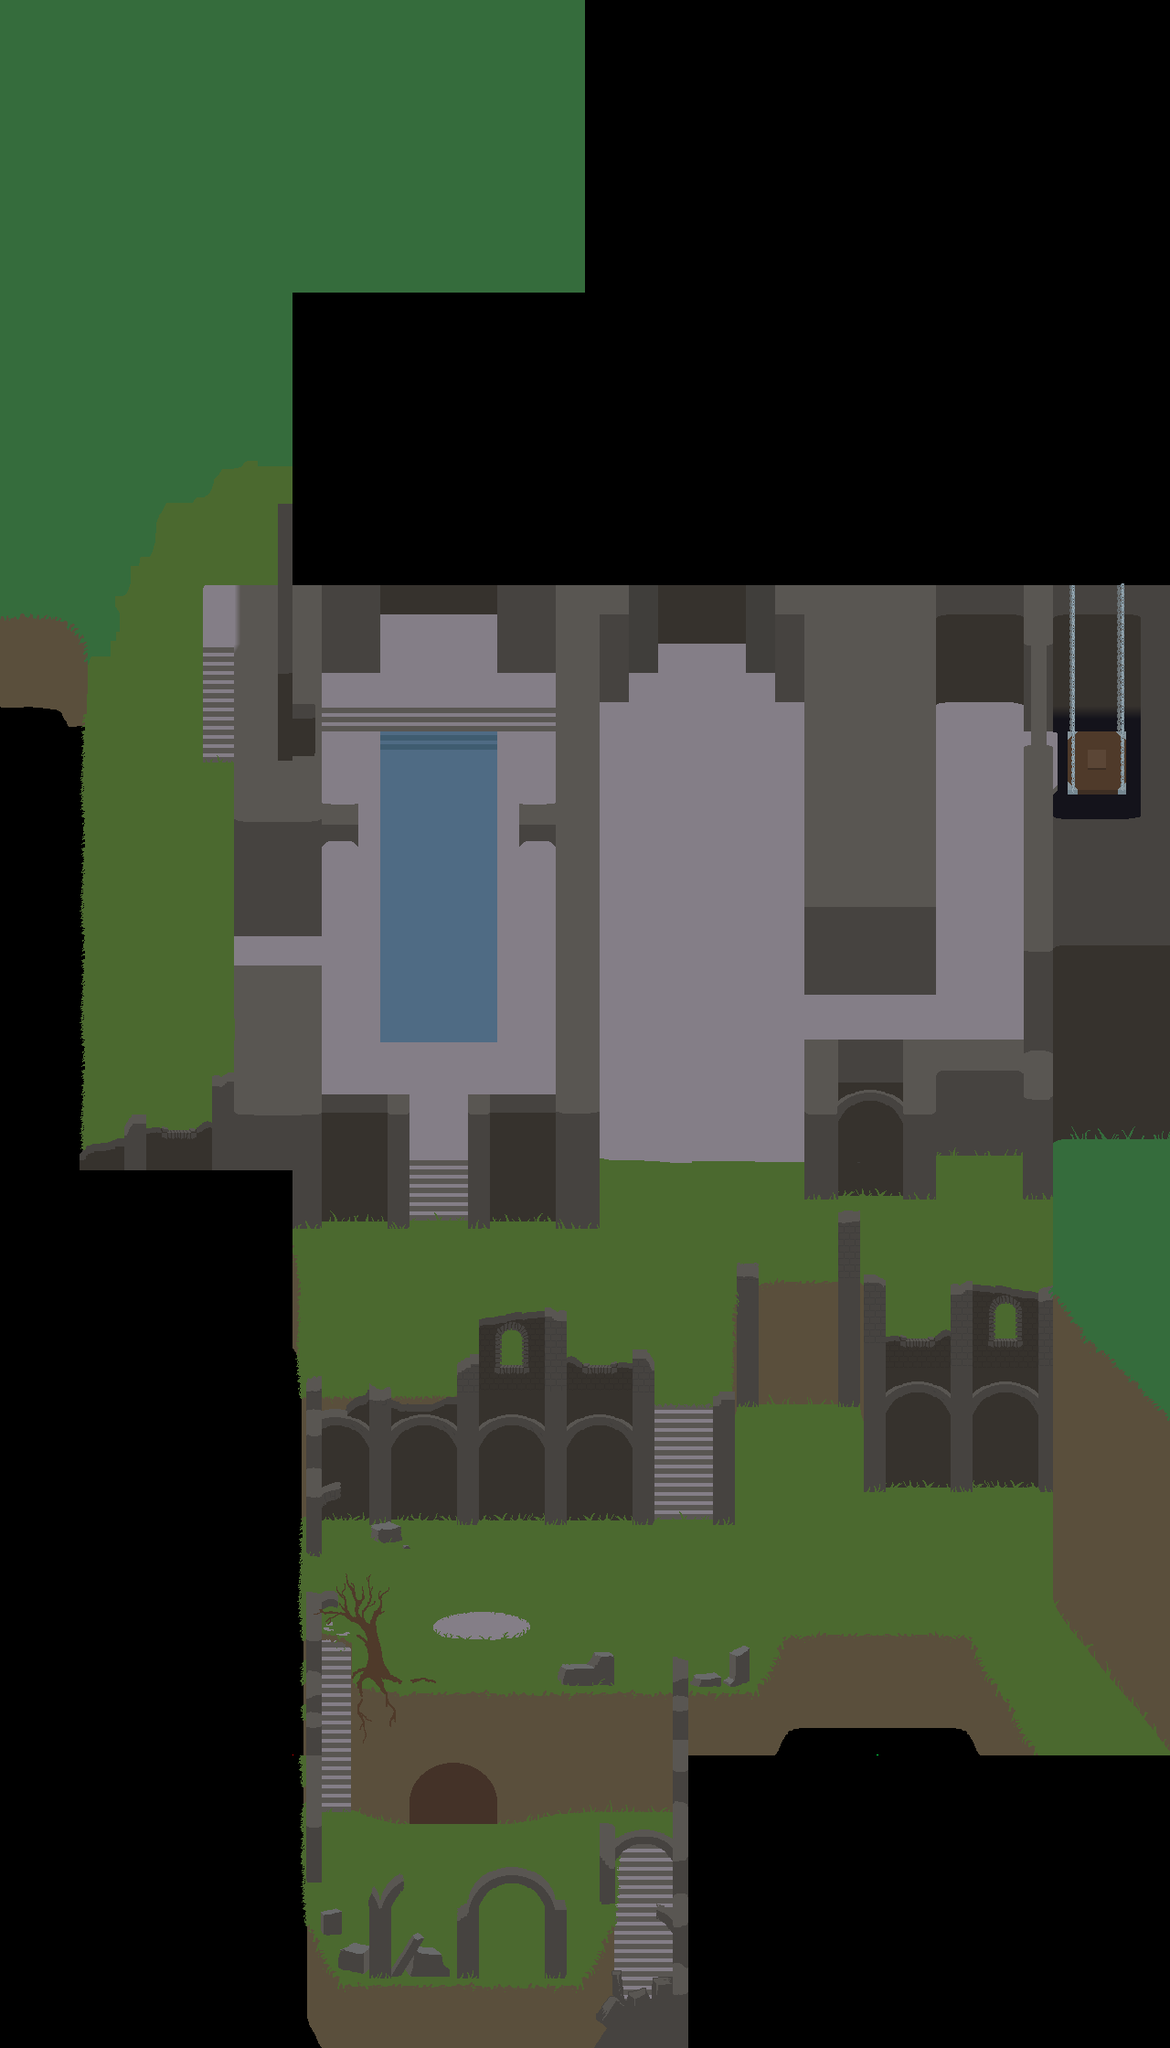

A 2D game scene composited from a Tiled map and its tileset images. What follows is a short description and the map's XML, with each tile layer's data collapsed to a summary:
An orthogonal 40x70 tile map with 32x32 px tiles, 2 tile layers (bottom, overlay), 1 hidden layer not drawn, 8 tilesets and 9 objects (3x skeleton, crestfallenWarrior, bird, griggs, playerSpawn, ...).

<map version="1.5" tiledversion="1.5.0" orientation="orthogonal" renderorder="right-down" width="40" height="70" tilewidth="32" tileheight="32" infinite="0" nextlayerid="10" nextobjectid="10">
 <editorsettings>
  <export format="json" />
 </editorsettings>
 <tileset firstgid="1" source="../../MAP TILES/_Tiled/FULLMAP_bottom.tsx" />
 <tileset firstgid="2801" name="FULLMAP_collision" tilewidth="32" tileheight="32" tilecount="2800" columns="40">
  <image source="FULLMAP_collision.png" width="1280" height="2240" />
 </tileset>
 <tileset firstgid="5601" name="FULLMAP_overlay" tilewidth="32" tileheight="32" tilecount="2800" columns="40">
  <image source="FULLMAP_overlay.png" width="1280" height="2240" />
 </tileset>
 <tileset firstgid="8401" name="crestfallenWarrior" tilewidth="70" tileheight="36" tilecount="1" columns="1">
  <image source="../sprites/crestfallenWarrior.png" width="70" height="36" />
 </tileset>
 <tileset firstgid="8402" name="bird" tilewidth="128" tileheight="109" tilecount="1" columns="1">
  <image source="../sprites/bird.png" width="128" height="109" />
 </tileset>
 <tileset firstgid="8403" name="griggs" tilewidth="32" tileheight="54" tilecount="1" columns="1">
  <image source="../sprites/griggs.png" width="32" height="54" />
 </tileset>
 <tileset firstgid="8404" name="well" tilewidth="88" tileheight="56" tilecount="1" columns="1">
  <image source="../entities/well.png" width="88" height="56" />
 </tileset>
 <tileset firstgid="8405" name="bonfire" tilewidth="32" tileheight="39" tilecount="1" columns="1">
  <image source="../entities/bonfire.png" width="32" height="39" />
 </tileset>
 <layer id="1" name="bottom" width="40" height="70" locked="1">
  <data>[2800 cells, 2800 non-empty, 2800 distinct tile ids]</data>
 </layer>
 <layer id="5" name="overlay" width="40" height="70" locked="1">
  <data>[2800 cells, 2800 non-empty, 2800 distinct tile ids]</data>
 </layer>
 <objectgroup id="6" name="NPCs" locked="1">
  <object id="1" name="crestfallenWarrior" type="crestfallenWarrior" gid="8401" x="460" y="1684.75" width="70" height="36" />
  <object id="2" name="bird" type="bird" gid="8402" x="313" y="901.5" width="128" height="109" />
  <object id="3" name="griggs" type="griggs" gid="8403" x="809.75" y="1666.63" width="32" height="54" />
 </objectgroup>
 <objectgroup id="8" name="PLAYER" locked="1">
  <object id="6" name="playerSpawn" type="playerSpawn" x="485" y="1776">
   <point />
  </object>
 </objectgroup>
 <objectgroup id="9" name="ENEMY" locked="1">
  <object id="7" name="skeleton" type="skeleton" x="100.333" y="84">
   <point />
  </object>
  <object id="8" name="skeleton" type="skeleton" x="551.667" y="219.667">
   <point />
  </object>
  <object id="9" name="skeleton" type="skeleton" x="459" y="81.3333">
   <point />
  </object>
 </objectgroup>
 <objectgroup id="7" name="ENTITIES" locked="1">
  <object id="4" name="well" type="well" gid="8404" x="692" y="1797.82" width="88" height="56">
   <properties>
    <property name="itemAvailable" type="bool" value="true" />
   </properties>
  </object>
  <object id="5" name="bonfire" type="bonfire" gid="8405" x="511.75" y="1783.75" width="32" height="39" />
 </objectgroup>
 <layer id="4" name="collision" width="40" height="70" visible="0" locked="1">
  <data>[2800 cells, 2800 non-empty, 2800 distinct tile ids]</data>
 </layer>
</map>